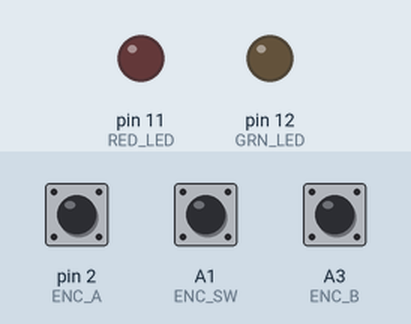
Simulated run of this sketch. Board: Arduino Nano, built with avr-gcc and run on an emulated ATmega328P. Shown: output pins drawn as LEDs (lit = HIGH). The test bench sets the inputs (shaded band); at power-on: A1 (ENC_SW) HIGH, pin 2 (ENC_A) HIGH, A3 (ENC_B) HIGH. What the sketch prints to the serial monitor is not drawn.

Above: at 1.2 s.
1.3 s: A1 (ENC_SW) pulled LOW for 0.15 s
At 1.37 s:
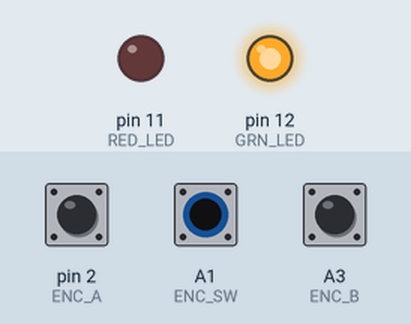
2.9 s: A1 (ENC_SW) pulled LOW for 3.2 s
At 7.5 s:
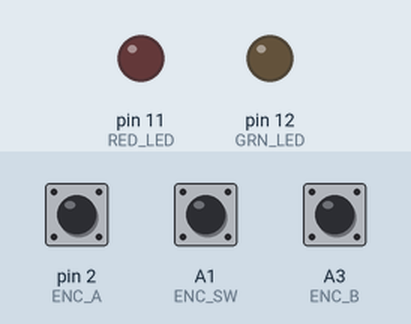
Timing chart, 0 to 9.0 s (numbered marks = the images above; inputs shaded):
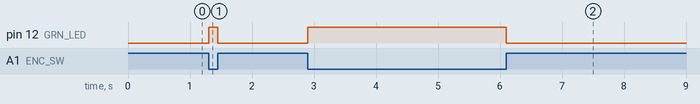

Measured:
- after the input at 1.3 s, pin 12 (GRN_LED): LOW → HIGH at once, → LOW 0.15 s later
- after the input at 2.9 s, pin 12 (GRN_LED): LOW → HIGH at once, → LOW 3.2 s later

The sketch:

IoTPSP_ENCODER_Simple_NANO.ino
```cpp
// program to test Rotary Encoder on the IoT Proto Shield Plus
// www.gtronicsShop.com


// select ARDUINO NANO or EVERY according to the device your are using
// tools->Board->"ARDUINO NANO xxxx"
// select port number

#define RED_LED 11	//define pin number for red led
#define GRN_LED 12	//define pin number for green led

#define ENC_SW A1	//assign pin for rotary encoder switch
#define ENC_A 2		//assign pin for rotary encoder A
#define ENC_B A3	//assign pin for rotary encoder B

int encoderPosition = 0;
int encoderLastA = LOW;
bool currentEncA = LOW;

void setup() {

  Serial.begin(9600);
  while (!Serial);             // wait for serial monitor
  Serial.println("IoTPSP Rotary Encoder");
  Serial.println(" - Rotate the encoder knob to see its incremental position changing");
  Serial.println(" - Press the encoder knob to see green led changing its status");

  pinMode(ENC_A, INPUT_PULLUP);
  pinMode(ENC_B, INPUT_PULLUP);
  pinMode(ENC_SW, INPUT_PULLUP);

  pinMode(RED_LED, OUTPUT);
  pinMode(GRN_LED, OUTPUT);
}

void loop() {


  digitalWrite(GRN_LED, !digitalRead(ENC_SW));

  currentEncA = digitalRead(ENC_A);
  if ((encoderLastA == LOW) && (currentEncA == HIGH)) {
    if (digitalRead(ENC_B) == LOW) {
      encoderPosition--;
    } else {
      encoderPosition++;
    }
    Serial.print ("Encoder Position: ");
    Serial.println (encoderPosition);
  }
  encoderLastA = currentEncA;

}
```
